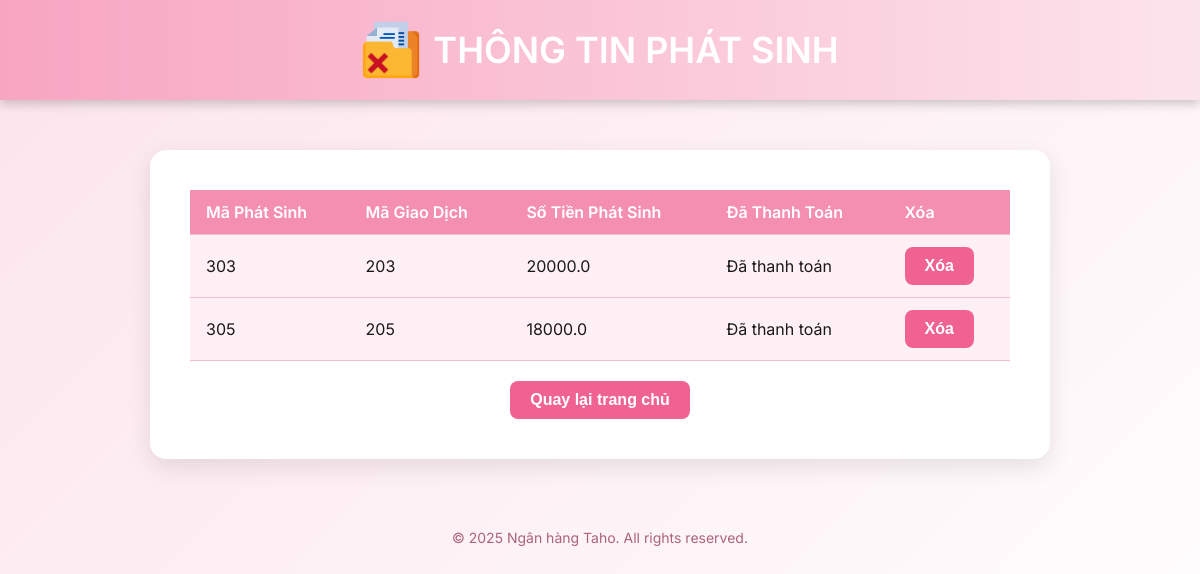
/phatsinh, run on the app's committed database.
### tables this page shows
CREATE TABLE PhatSinh (
            ID INTEGER PRIMARY KEY AUTOINCREMENT,
            MaPhat INTEGER UNIQUE NOT NULL,
            MaGD INTEGER,
            SoTienPhat REAL,
            DaThanhToan INTEGER,
            FOREIGN KEY (MaGD) REFERENCES GiaoDich(MaGD)
        );

### app.py (the view)
@app.route("/phatsinh", methods=["GET", "POST"])
def danh_sach_phat_sinh():
    try:
        conn = get_db_connection()
        cursor = conn.cursor()
        if request.method == 'POST':
            maphat = request.form.get("MaPhat")
            cursor.execute("SELECT MaPhat, DaThanhToan FROM PhatSinh WHERE MaPhat = ?", (maphat,))
            row = cursor.fetchone()
            if not row:
                conn.close()
                return render_template("phatsinh.html", thong_tin=None, error="Không tìm thấy phát sinh.")
            if row[1] == 0:
                cursor.execute("DELETE FROM PhatSinh WHERE MaPhat = ?", (maphat,))
                conn.commit()
                cursor.execute("SELECT MaPhat, MaGD, SoTienPhat, DaThanhToan FROM PhatSinh WHERE DaThanhToan = 0")
                data = cursor.fetchall()
                conn.close()
                return render_template("phatsinh.html", records=data, message="Phát sinh đã được xóa thành công!")
            else:
                conn.close()
                return render_template("phatsinh.html", thong_tin=None, error="Không thể xóa: Phát sinh đã thanh toán.")
        else:
            cursor.execute("SELECT MaPhat, MaGD, SoTienPhat, DaThanhToan FROM PhatSinh WHERE DaThanhToan = 0")
            data = cursor.fetchall()
            conn.close()
            return render_template("phatsinh.html", records=data)
    except Exception as e:
        return jsonify({"error": str(e)}), 500

### app.py (called while the page is built)
def get_db_connection():
    conn = sqlite3.connect('banking.db')
    conn.row_factory = sqlite3.Row
    return conn

### templates/phatsinh.html (shortened to what this page needs)
<!DOCTYPE html>
<html lang="vi">
<head>
</head>
<body>
    <header style="display: flex; align-items: center; justify-content: center; padding: 20px;">
        <img src="static/images/delete.png" alt="System Icon"
            style="width: 60px; height: 60px; margin-right: 12px;">
        <h1 style="margin: 0;">THÔNG TIN PHÁT SINH</h1>
    </header>
    <main>
        <table>
            <thead>
                <tr>
                    <th>Mã Phát Sinh</th>
                    <th>Mã Giao Dịch</th>
                    <th>Số Tiền Phát Sinh</th>
                    <th>Đã Thanh Toán</th>
                    <th>Xóa</th>
                </tr>
            </thead>
            <tbody>
                {% for record in records %}
                <tr>
                    <td>{{ record[0] }}</td>
                    <td>{{ record[1] }}</td>
                    <td>{{ record[2] }}</td>
                    <td>{{ 'Đã thanh toán' if record[3] == 0 else 'Chưa thanh toán' }}</td>
                    <td>
                        {% if record[3] == 0 %}
                        <form method="POST">
                            <button type="submit" name="MaPhat" value="{{ record[0] }}">Xóa</button>
                        </form>
                        {% else %}
                        <span>Không thể xóa</span>
                        {% endif %}
                    </td>
                </tr>
                {% endfor %}
            </tbody>
        </table>
        <div class="form-buttons">
            <button type="button" onclick="window.location.href='/'">Quay lại trang chủ</button>
        </div>
    </main>
    <footer>
        &copy; 2025 Ngân hàng Taho. All rights reserved.
    </footer>
</body>
</html>

### templates/phatsinh.html (style rules this page uses)
* { margin: 0; padding: 0; box-sizing: border-box; }
body { font-family: 'Inter', sans-serif; background: linear-gradient(135deg, #fce4ec, #ffffff); min-height: 100vh; color: #1a1a1a; }
header { background: linear-gradient(to right, #f8a5c2, #fce4ec); padding: 30px 20px; text-align: center; color: #fff; box-shadow: 0 4px 10px rgba(0,0,0,0.2); margin-bottom: 20px; }
main { max-width: 900px; margin: 50px auto; background: #fff; border-radius: 16px; padding: 40px; box-shadow: 0 8px 24px rgba(0,0,0,0.1); overflow-x: auto; }
table { width: 100%; border-collapse: collapse; margin-bottom: 20px; }
th, td { padding: 12px 16px; text-align: left; border-bottom: 1px solid #f8bbd0; }
th { background: #f48fb1; color: #fff; font-weight: 600; }
td { background: #fff0f5; }
button { padding: 10px 20px; font-size: 16px; background: #f06292; color: #fff; border: none; border-radius: 8px; cursor: pointer; font-weight: 600; transition: background 0.3s; }
.form-buttons { display: flex; justify-content: center; margin-top: 20px; }
footer { text-align: center; padding: 20px; font-size: 14px; color: #aa647b; }
header h1 { font-size: 36px; font-weight: 600; }

### data on the page
PhatSinh: MaPhat "303", MaGD "203", SoTienPhat "20000.0", DaThanhToan "Đã thanh toán"
PhatSinh: MaPhat "305", MaGD "205", SoTienPhat "18000.0", DaThanhToan "Đã thanh toán"
